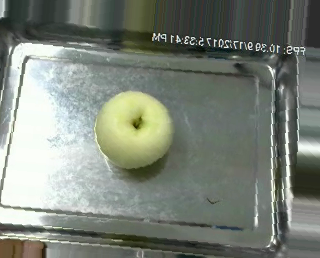
#> input picture images/testing/Apple 01094.png, 320 x 258 px; its folder holds only this picture in this run
$ python -i segmentation.py   (imports and definitions only)
#> lines starting #> are read from the running program, lines starting #| are printed output that depends on the picture
# -*- coding: utf-8 -*-
"""
Created on Tue May  5 11:57:21 2020

@author: Win7
"""

import tkinter as tk
#from PIL import Image as pil
#from PIL import ImageTk as pol
import cv2 #hsv #image_hsv=cv2.cvtColor(imageBis, cv2.COLOR_RGB2HSV())
import colorsys #hsv #colorsys.rgb_to_hsv(0.2, 0.4, 0.4)
import matplotlib.pyplot as plt
from skimage import data
from skimage.measure import regionprops
from skimage.color import rgb2hsv
from skimage.color import rgb2gray
import matplotlib.image as mpimg
import matplotlib.patches as mpatches
import numpy as np
from sklearn.cluster import MeanShift, estimate_bandwidth
from sklearn.datasets import make_blobs
from skimage import color
from skimage import io

from skimage.filters import threshold_otsu
from skimage.morphology import closing, square
from skimage.segmentation import clear_border
from skimage.measure import label
from skimage.color import label2rgb

from skimage.morphology import (square, rectangle, diamond, disk, cube, octahedron, ball, octagon, star)
###########################  HSV  ####################################

def segmentation (image):
    global minc,minr,width_,height_

    # taille de l'image
    width=image.size[0]
    height=image.size[1]


    # conversion HSV
    img_hsv=rgb2hsv(image)

    # extracton s
    img_sat=img_hsv[:,:,1]

###########################  Seuillage et fermeture  ####################################

    #seuillage
    img_seuil=np.copy(image)
    for x in range(0,width): #Itération du X pixels
          for y in range(0,height): #Itération du Y pixels
            if img_sat[y][x]<0.4:
                img_seuil[y][x]=0


    # fermeture sur l'image seuillée
    # kernel_f = np.ones((5, 5), np.uint8)
    kernel_f=cv2.getStructuringElement(cv2.MORPH_ELLIPSE,(5,5))
    img_seuil_f = cv2.morphologyEx(img_seuil, cv2.MORPH_CLOSE, kernel_f)

    # ouverture
    # kernel_o = np.ones((7,7), np.uint8);
    kernel_o=cv2.getStructuringElement(cv2.MORPH_ELLIPSE,(7,7))
    img_seuil_f_o = cv2.morphologyEx(img_seuil_f, cv2.MORPH_OPEN, kernel_o)

###########################  encadrement du fruit  ####################################

    img_seuil_g=rgb2gray(img_seuil_f)

    thresh = threshold_otsu(img_seuil_g)
    bw = closing(img_seuil_g > thresh, square(3))

    # remove artifacts connected to image border
    cleared = clear_border(bw)

    # label image regions
    label_image = label(cleared)

    gde_r=0
    for region in regionprops(label_image):
        if region.area>gde_r:
            gde_r=region.area

    for region in regionprops(label_image):
        # take regions with large enough areas
        if region.area == gde_r:
            # draw rectangle around segmented coins
            minr, minc, maxr, maxc = region.bbox
            width_= maxc - minc
            height_= maxr - minr


###########################  extraction du fruit  ####################################

    left = minc
    top = minr
    width_c = width_
    height_c = height_
    cadre=(left, top, left+width_c, top+height_c)

    im1 = image.crop(cadre)

###########################  segmentation finale du fruit  ####################################

    im1_hsv=rgb2hsv(im1)
    im1_sat=im1_hsv[:,:,1]

    width1=im1.size[0]
    height1=im1.size[1]

    im1_seuil=np.copy(im1)
    for x in range(0,width1): #Itération du X pixels
          for y in range(0,height1): #Itération du Y pixels
            if im1_sat[y][x]<0.4:
                im1_seuil[y][x]=0


    #fermeture sur l'image seuillée
    # kernel_f = np.ones((3, 3), np.uint8)
    kernel_f=cv2.getStructuringElement(cv2.MORPH_ELLIPSE,(3,3))
    # kernel_f=disk(1)
    im1_seuil_f = cv2.morphologyEx(im1_seuil, cv2.MORPH_CLOSE, kernel_f)

    return im1_seuil

    return im1_seuil

>>> import cv2
>>> picture = cv2.imread('images/testing/Apple 01094.png', cv2.IMREAD_GRAYSCALE)
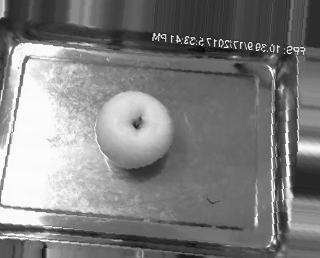
#> picture: shape (258, 320); min 7, max 255, mean 126.8
#> (the run stopped early here; a loop or call above may not have finished)

$ run again, on images/testing/Apple 01583.png
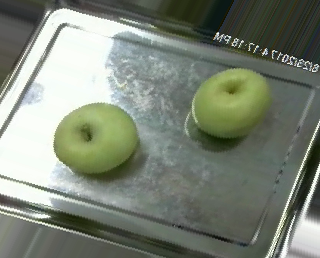
#> input picture images/testing/Apple 01583.png, 320 x 258 px
#> `picture = cv2.imread('images/testing/Apple 01094.png', cv2.IMREAD_GRAY..`:
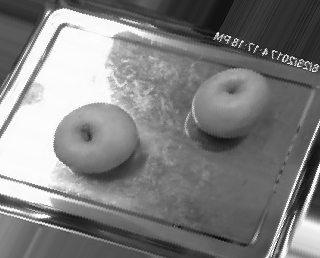
#> picture: shape (258, 320); min 11, max 255, mean 127.8

$ run again, on images/testing/Apple 01867.png
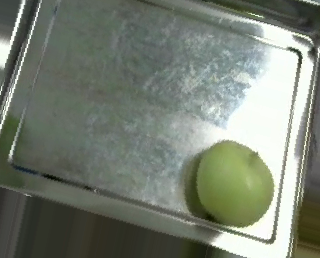
#> input picture images/testing/Apple 01867.png, 320 x 258 px
#> `picture = cv2.imread('images/testing/Apple 01094.png', cv2.IMREAD_GRAY..`:
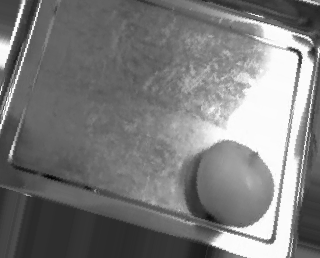
#> picture: shape (258, 320); min 3, max 255, mean 123.3

$ run again, on images/testing/Apple 01902.png
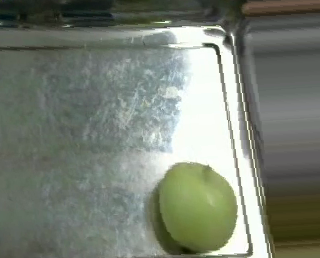
#> input picture images/testing/Apple 01902.png, 320 x 258 px
#> `picture = cv2.imread('images/testing/Apple 01094.png', cv2.IMREAD_GRAY..`:
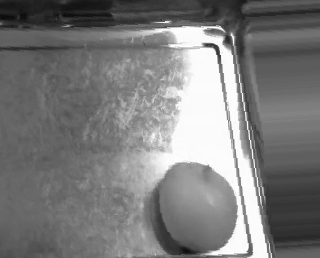
#> picture: shape (258, 320); min 10, max 255, mean 123.8
